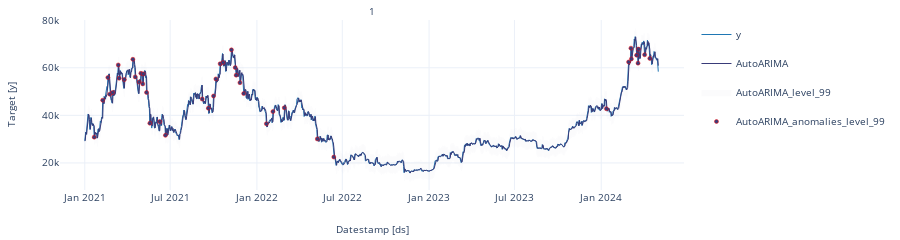

Notebook source saved alongside this figure:
### Code cell
StatsForecast.plot(insample_forecasts, plot_random = False, plot_anomalies = True)

### Figure 1 — Plotly figure (JSON) as saved in the notebook; plotly's stock layout.template omitted (floating-point values rounded to 4 significant figures; data arrays with more than 128 entries replaced by an {"elided": "..."} marker saying what was removed)
{"data": [{"legendgroup": "y", "line": {"color": "#1f77b4", "width": 1}, "mode": "lines", "name": "y", "showlegend": true, "type": "scatter", "x": {"elided": "1217 str values"}, "xaxis": "x", "y": {"elided": "1217 float values"}, "yaxis": "y"}, {"legendgroup": "AutoARIMA", "line": {"color": "#393b79", "width": 1}, "mode": "lines", "name": "AutoARIMA", "showlegend": true, "type": "scatter", "x": {"elided": "1217 str values"}, "xaxis": "x", "y": {"elided": "1217 float values"}, "yaxis": "y"}, {"fill": "toself", "fillcolor": "#393b79", "legendgroup": "AutoARIMA_level_99", "line": {"color": "#393b79", "width": 1}, "mode": "lines", "name": "AutoARIMA_level_99", "opacity": 0.01, "showlegend": true, "type": "scatter", "x": {"elided": "2434 str values"}, "xaxis": "x", "y": {"elided": "2434 float values"}, "yaxis": "y"}, {"fillcolor": "#393b79", "legendgroup": "AutoARIMA_anomalies_level_99", "line": {"color": "#393b79", "width": 0.7}, "marker": {"line": {"color": "red", "width": 0.5}, "size": 4}, "mode": "markers", "name": "AutoARIMA_anomalies_level_99", "opacity": 0.99, "showlegend": true, "type": "scatter", "x": ["2021-01-21T00:00:00", "2021-02-08T00:00:00", "2021-02-19T00:00:00", "2021-02-23T00:00:00", "2021-03-01T00:00:00", "2021-03-13T00:00:00", "2021-03-15T00:00:00", "2021-03-26T00:00:00", "2021-04-13T00:00:00", "2021-04-18T00:00:00", "2021-04-26T00:00:00", "2021-04-30T00:00:00", "2021-05-04T00:00:00", "2021-05-05T00:00:00", "2021-05-12T00:00:00", "2021-05-19T00:00:00", "2021-06-09T00:00:00", "2021-06-21T00:00:00", "2021-09-07T00:00:00", "2021-09-20T00:00:00", "2021-10-01T00:00:00", "2021-10-06T00:00:00", "2021-10-15T00:00:00", "2021-10-21T00:00:00", "2021-11-08T00:00:00", "2021-11-16T00:00:00", "2021-11-18T00:00:00", "2021-11-26T00:00:00", "2021-12-04T00:00:00", "2022-01-21T00:00:00", "2022-02-04T00:00:00", "2022-02-28T00:00:00", "2022-05-09T00:00:00", "2022-06-13T00:00:00", "2024-01-12T00:00:00", "2024-02-28T00:00:00", "2024-03-04T00:00:00", "2024-03-05T00:00:00", "2024-03-16T00:00:00", "2024-03-19T00:00:00", "2024-03-20T00:00:00", "2024-04-02T00:00:00", "2024-04-13T00:00:00"], "xaxis": "x", "y": [30850.0, 46370.0, 55906, 48891, 49590.0, 61190.0, 55610.0, 55030.0, 63575, 56150.0, 54000.0, 57690.0, 53200.0, 57440.0, 49630.0, 36690.0, 37390.0, 31610.0, 46860.0, 43020.0, 48140.0, 55315, 61670.0, 62190.0, 67530.0, 60060.0, 56890.0, 53730.0, 49150.0, 36450.0, 41570.0, 43160, 30080.0, 22490.0, 42780.0, 62430.0, 68250.0, 63720.0, 65300.0, 61940.0, 67840.0, 65460.0, 63920.0], "yaxis": "y"}], "layout": {"annotations": [{"font": {"size": 10}, "showarrow": false, "text": "1", "x": 0.5, "xanchor": "center", "xref": "paper", "y": 1, "yanchor": "bottom", "yref": "paper"}, {"font": {"size": 10}, "showarrow": false, "text": "Datestamp [ds]", "x": 0.5, "xanchor": "center", "xref": "paper", "y": 0, "yanchor": "top", "yref": "paper", "yshift": -30}, {"font": {"size": 10}, "showarrow": false, "text": "Target [y]", "textangle": -90, "x": 0, "xanchor": "right", "xref": "paper", "xshift": -40, "y": 0.5, "yanchor": "middle", "yref": "paper"}], "autosize": true, "font": {"size": 10}, "height": 150, "margin": {"b": 50, "l": 60, "r": 10, "t": 20}, "xaxis": {"anchor": "y", "domain": [0, 1], "showticklabels": true, "visible": true}, "yaxis": {"anchor": "x", "domain": [0, 1]}}}
